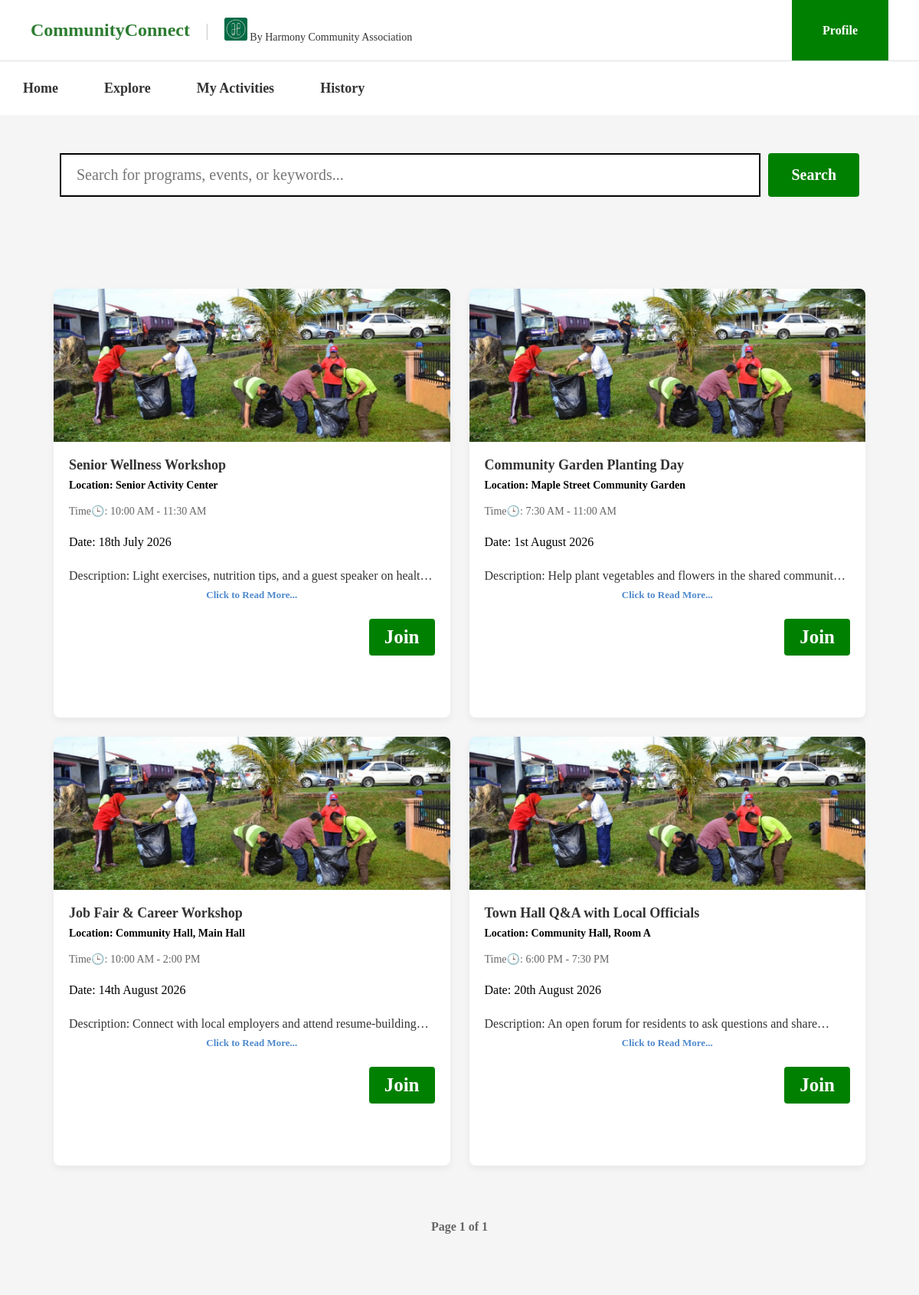
The page /MainPage/program.php (signed in) on the database its author committed.
### tables this page shows
CREATE TABLE `program` (
  `id` int(11) NOT NULL,
  `title` varchar(150) NOT NULL,
  `event_date` date NOT NULL,
  `start_time` time NOT NULL,
  `end_time` time NOT NULL,
  `location` varchar(200) NOT NULL,
  `description` text NOT NULL,
  `image` varchar(255) NOT NULL DEFAULT 'Images/gotong-royong.jpg'
);

### MainPage/program.php (the view, shortened to what this page needs)
<?php
global $connection;
$limit = 6;
$page = isset($_GET['page']) ? (int)$_GET['page'] : 1;
$offset = ($page - 1) * $limit;
$user_id = $_SESSION['id'];
$search_query = ($_GET['program'] ?? "");
if ($search_query !== "") {
    $count_sql = "SELECT COUNT(*) AS total FROM program
        WHERE title LIKE '%$search_query%'
        AND event_date >= CURDATE()
        AND id NOT IN (SELECT program_id FROM user_program WHERE user_id= '$user_id')";
    $count_result = mysqli_query($connection, $count_sql);
    $total_rows = mysqli_fetch_assoc($count_result)['total'];
    $sql = "SELECT * FROM program
    WHERE title LIKE '%$search_query%'
    AND event_date >= CURDATE()
    AND id NOT IN (SELECT program_id FROM user_program WHERE user_id= '$user_id')
    LIMIT $limit OFFSET $offset";
} else {
    $count_sql = "SELECT COUNT(*) AS total FROM program
    WHERE id NOT IN (SELECT program_id FROM user_program WHERE user_id= '$user_id')
    AND event_date >= CURDATE()";
    $count_result = mysqli_query($connection, $count_sql);
    $total_rows = mysqli_fetch_assoc($count_result)['total'];
    $sql = "SELECT * FROM program
    WHERE id NOT IN (SELECT program_id FROM user_program WHERE user_id= '$user_id')
    AND event_date >= CURDATE()
    LIMIT $limit OFFSET $offset";
}
$result = mysqli_query($connection, $sql);
$total_pages = ceil($total_rows / $limit);
?>
<!DOCTYPE html>
<html lang="en">
<head>
    <link rel="stylesheet" href="../CSS/user.css">
</head>
<body>
    <header class="top-header">
        <div class="header-left">
            <h1 class="brand-title">CommunityConnect</h1>
            <span class="divider">|</span>
            <div class="org-host">
                <img src="../Images/harmony.jpg"
                    alt="https://media.licdn.com/dms/image/v2/D4E03AQELNAHJckXI1Q/profile-displayphoto-shrink_200_200/B4EZOXqLbGHkAk-/0/1733416237478?e=2147483647&v=beta&t=sjAOtOOF-mVLAh6dF3wuGAHkhmZoFFiBIWNB3DAQ30s"
                    class="logo-placeholder">
                <span>By Harmony Community Association</span>
            </div>
        </div>
        <div class="header-right">
            <a href="profile.php" class="profile-btn">Profile</a>
        </div>
    </header>
    <nav class="main-nav">
        <a href="user_page.php" target="_self">Home</a>
        <a href="program.php" target="_self">Explore</a>
        <a href="program_status.php" target="_self">My Activities</a>
        <a href="history.php" target="_self">History</a>
    </nav>
    <?php include 'notification.php'; ?>
    <div class="search-section">
        <form action="program.php" method="GET" class="search-container">
            <input type="text" name="program" placeholder="Search for programs, events, or keywords...">
            <input type="submit" value="Search">
        </form>
    </div>
    <div class="page-content">
        <div class="programs-section">
            <?php
            if ($result && mysqli_num_rows($result) > 0) {
                while ($row = mysqli_fetch_assoc($result)) {
            ?>
                    <div class="program-card">
                        <img src="../<?= htmlspecialchars($row['image']) ?>" alt="<?= htmlspecialchars($row['title']) ?>">
                        <div class="card-content">
                            <h3><?php echo ($row['title']); ?></h3>
                            <p class="location">Location: <?php echo ($row['location']); ?></p>
                            <p class="time">Time🕒: <?php echo date("g:i A", strtotime($row['start_time'])) . " - " . date("g:i A", strtotime($row['end_time'])); ?></p><br>
                            <p class="date">Date: <?php echo date("jS F Y", strtotime($row['event_date'])); ?></p><br>
                            <p class="description">Description: <?php echo ($row['description']); ?></p>
                            <button type="button" class="read-more-link" onclick="openDescModal('<?= addslashes(htmlspecialchars($row['title'])) ?>', '<?= addslashes(htmlspecialchars($row['description'])) ?>')">
                                Click to Read More...
                            </button>
                            <a href="join_request_submitted.php?program_id=<?php echo $row['id']; ?>">
                                <button class="join">Join</button>
                            </a>
                        </div>
                    </div>
            <?php
                }
            } else {
                echo "<p>No programs found.</p>";
            }
            ?>
        </div>
        <?php if ($total_rows > 0): ?>
            <div style="text-align: center; margin: 40px 0; font-family: Arial, sans-serif; font-weight: bold;">
                <span style="display: inline-block; margin: 0 10px; color: #666; vertical-align: middle;">
                    Page <?php echo $page; ?> of <?php echo $total_pages; ?>
                </span>
            </div>
        <?php endif; ?>
    </div>
</body>
</html>

### CSS/user.css (style rules this page uses)
* { margin: 0; padding: 0; box-sizing: border-box; font-family: Times New Roman, serif; }
.top-header { display: flex; justify-content: space-between; align-items: center; padding: 0 40px; border-bottom: 1px solid #e0e0e0; height: 80px; }
.header-left { display: flex; align-items: center; gap: 20px; }
.brand-title { font-size: 24px; font-weight: bold; color: #2e7d32; }
.divider { color: #cccccc; font-size: 24px; }
.logo-placeholder { width: 30px; height: 30px; }
.org-host { font-size: 14px; color: #333333; }
.header-right { display: flex; align-self: stretch; }
.profile-btn { display: flex; align-items: center; justify-content: center; background-color: Green; color: #ffffff; padding: 0 40px; text-decoration: none; font-weight: bold; font-size: 16px; height: 100%; }
.main-nav { display: flex; align-items: stretch; height: 70px; }
.main-nav a { display: inline-flex; align-items: center; margin: 0; padding: 0 30px; color: #333333; text-decoration: none; font-weight: bold; font-size: 18px; }
.page-content { padding: 40px; }
.page-content { width: 100%; height: 100%; margin: 0px; background-color: #f5f5f5; }
.search-container { display: flex; width: 90%; margin: 30px auto; height: fit-content; }
.search-container input[type="text"] { flex: 1; padding: 15px 20px; font-size: 20px; border: 2px solid; }
.search-container input[type="submit"] { padding: 15px 30px; font-size: 20px; font-weight: bold; color: #ffffff; background-color: green; border: none; border-radius: 4px; cursor: pointer; margin-left: 10px; }
.search-section { background-color: #f5f5f5; height: fit-content; padding: 20px; display: flex; justify-content: center; }
.programs-section { display: grid; grid-template-columns: repeat(auto-fill, minmax(350px, 1fr)); gap: 25px; padding: 30px; background-color: #f5f5f5; width: 100%; }
.program-card { background-color: #ffffff; border-radius: 8px; overflow: hidden; box-shadow: 0 4px 10px rgba(0, 0, 0, 0.06); display: flex; flex-direction: column; height: 560px; }
.program-card img { width: 100%; height: 200px; object-fit: cover; }
.card-content a { align-self: flex-end; text-decoration: none; margin-top: 15px; }
.card-content { padding: 20px; position: relative; display: flex; flex-direction: column; flex: 1; }
.card-content h3 { font-size: 18px; color: #333333; margin-bottom: 8px; }
.card-content .location { color: black; font-size: 14px; font-weight: bold; margin-bottom: 12px; }
.card-content .time, .card-content .duration { font-size: 14px; color: #666666; margin: 5px 0; }
.card-content .description { font-size: 16px; color: #333; margin: 8px 0; display: -webkit-box; -webkit-line-clamp: 1; line-clamp: 1; -webkit-box-orient: vertical; overflow: hidden; text-overflow: ellipsis; }
.card-content .join { background-color: green; color: #ffffff; border: none; padding: 10px 20px; border-radius: 4px; font-weight: bold; cursor: pointer; font-size: 25px; width: 100%; }
.read-more-link { display: inline-block; color: #4e89cc; font-size: 13px; font-weight: bold; cursor: pointer; background: none; border: none; padding: 0; margin-bottom: 8px; font-family: inherit; }

### rows shown on the page
program: image (picture), title "Senior Wellness Workshop", location "Senior Activity Center", start_time "10:00 AM", end_time "11:30 AM", event_date "18th July 2026", description "Light exercises, nutrition tips, and a guest speaker on…"
program: image (picture), title "Community Garden Planting Day", location "Maple Street Community Garden", start_time "7:30 AM", end_time "11:00 AM", event_date "1st August 2026", description "Help plant vegetables and flowers in the shared…"
program: image (picture), title "Job Fair & Career Workshop", location "Community Hall, Main Hall", start_time "10:00 AM", end_time "2:00 PM", event_date "14th August 2026", description "Connect with local employers and attend…"
program: image (picture), title "Town Hall Q&A with Local Officials", location "Community Hall, Room A", start_time "6:00 PM", end_time "7:30 PM", event_date "20th August 2026", description "An open forum for residents to ask questions and…"

### other values the page prints
$page "1"
$total_pages "1"
